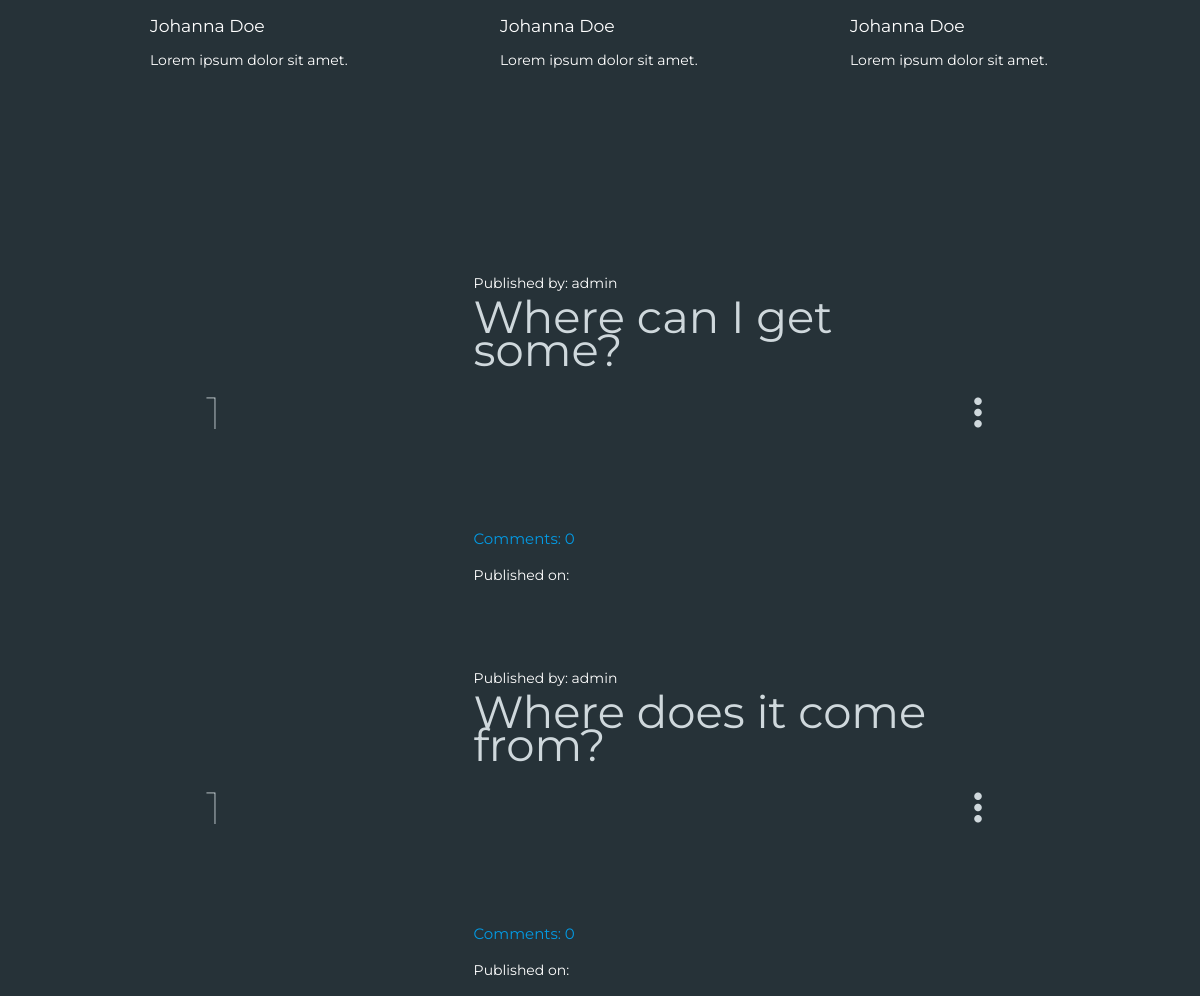
The page /blog/ (middle part) on the database as committed earlier.
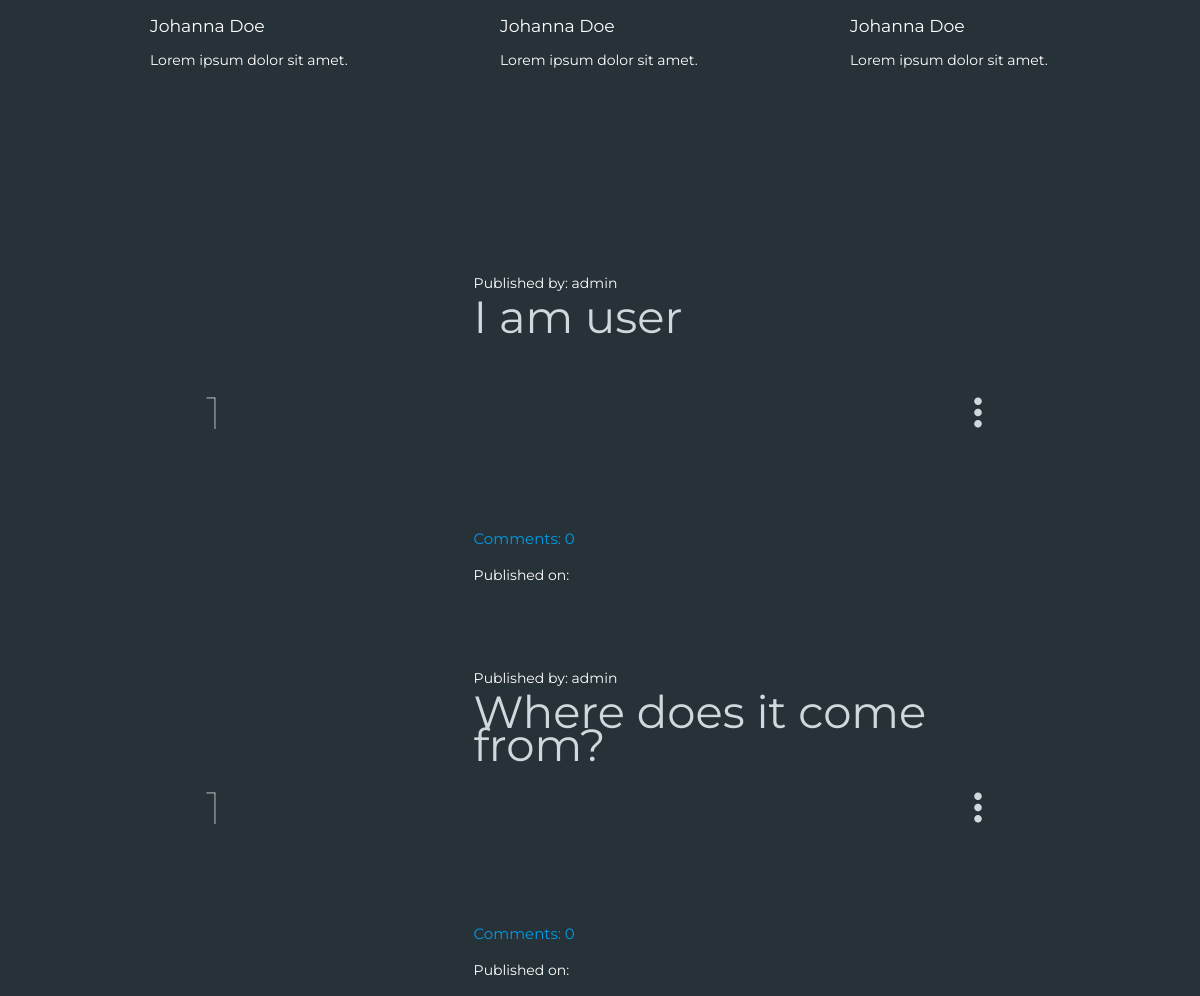
The same page on the database as committed later.
### blog/models.py (models this page shows, shortened)
class Post(models.Model):
    author         = models.ForeignKey('auth.User', on_delete = models.CASCADE)
    title          = models.CharField(max_length=200)
    text           = models.TextField()
    create_date    = models.DateTimeField(default=timezone.now)
    published_date = models.DateTimeField(blank=True,null=True)
    def approve_comments(self):
        return self.comments.filter(approved_comment=True)

### blog/views.py (the view)
class PostListView(ListView):
    model = Post
    def get_queryset(self):
        return Post.objects.filter(published_date__lte=timezone.now()).order_by('-published_date')

### cart/context.py (called while the page is built)
def cart_contents(request):
    cart = request.session.get('cart', {})
    cart_items = []
    total = 0
    product_count = 0
    for id, quantity in cart.items():
        product = get_object_or_404(Product, pk=id)
        total += quantity * product.price
        product_count += quantity
        cart_items.append({'id':id, 'quantity':quantity, 'product':product})
    return {'cart_items': cart_items, 'total': total, 'product_count': product_count}

### blog/templates/post_list.html (shortened to what this page needs)
{% extends 'base.html' %} {% block content %}
<section style="padding-right: 0px !important; padding-top: 130px !important;" class="section section-community blue-grey darken-4 box">
  <div class="row">
    <div style="padding-right: 0 !important;" class="col s12 m7 white-text box">
      <div class="staff">
        <div class="person">
          <h6>Johanna Doe</h6>
          <p>Lorem ipsum dolor sit amet.</p>
        </div>
        <div class="person">
          <h6>Johanna Doe</h6>
          <p>Lorem ipsum dolor sit amet.</p>
        </div>
        <div class="person">
          <h6>Johanna Doe</h6>
          <p>Lorem ipsum dolor sit amet.</p>
        </div>
      </div>
    </div>
  </div>
</section>
<section class="section section-post-list blue-grey darken-4 box">
  <div class="container">
    {% for post in post_list %}
    <div class="row">
      <div class="col hide-on-small-only m1 valign-wrapper blog-display-addons">
        <span>1</span>
      </div>
      <div class="col hide-on-small-only m3">
        <div class="image-container">
        </div>
      </div>
      <div style="position: relative; height: 25em;" class="col s12 m7">
        <div class="blog-additional-info top-line">
          <p>Published by: {{post.author}}</p>
          <h1 class="blog-title"><a href="{% url 'post_detail' pk=post.pk %}">{{ post.title }}</a></h1>
        </div>
        <div class="blog-additional-info bottom-line">
          <a href="{% url 'post_detail' pk=post.pk %}">Comments: {{post.approve_comments.count}}</a>
          <p>Published on: {{post.published|date:"D M Y"}}</p>
        </div>
      </div>
      <div class="col hide-on-small-only m1 valign-wrapper blog-display-addons">
        <span class="material-icons">more_vert</span>
      </div>
    </div>
    {% endfor %}
  </div>
</section>
{% endblock %}

Rows that differ between the two databases and show on the page:
changed Post: title "Where can I get some?" → "I am user"
